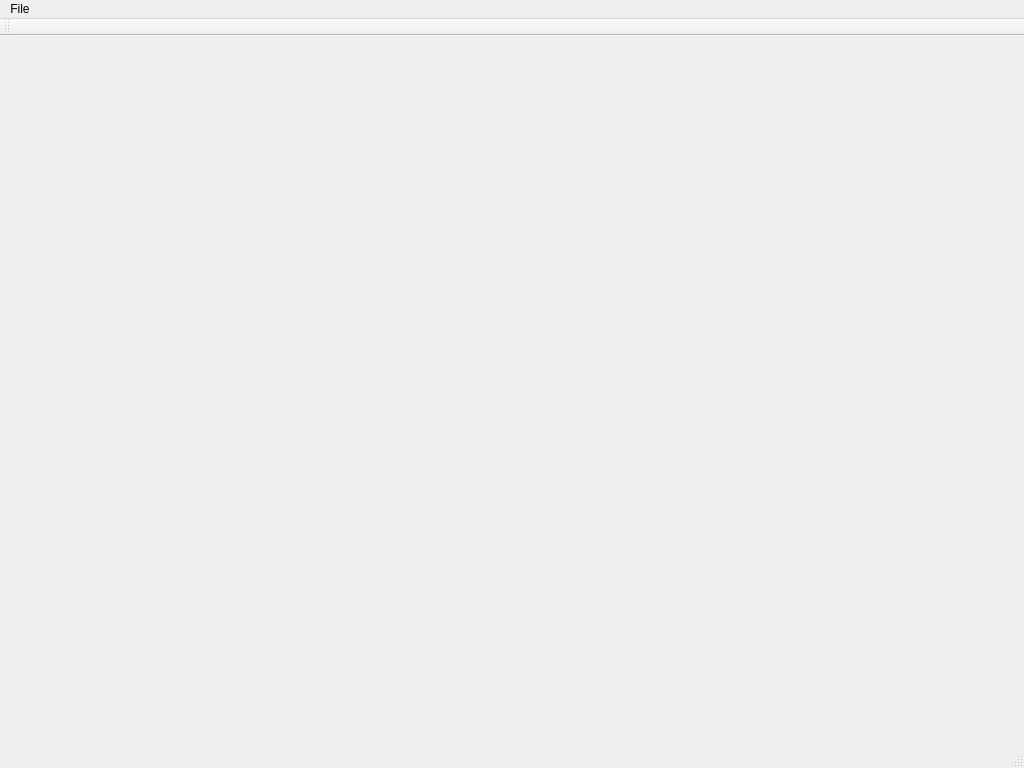
<?xml version="1.0" encoding="UTF-8"?>
<ui version="4.0">
 <class>wvs_main_window</class>
 <widget class="QMainWindow" name="wvs_main_window">
  <property name="geometry">
   <rect>
    <x>0</x>
    <y>0</y>
    <width>1024</width>
    <height>768</height>
   </rect>
  </property>
  <property name="windowTitle">
   <string>wvs_main_window</string>
  </property>
  <widget class="QWidget" name="centralWidget">
   <layout class="QGridLayout" name="gridLayout">
    <item row="0" column="0">
     <widget class="GLContainer" name="widget" native="true"/>
    </item>
   </layout>
  </widget>
  <widget class="QMenuBar" name="menuBar">
   <property name="geometry">
    <rect>
     <x>0</x>
     <y>0</y>
     <width>1024</width>
     <height>25</height>
    </rect>
   </property>
   <widget class="QMenu" name="menuFile">
    <property name="title">
     <string>File</string>
    </property>
    <addaction name="actionOpen"/>
   </widget>
   <addaction name="menuFile"/>
  </widget>
  <widget class="QToolBar" name="mainToolBar">
   <attribute name="toolBarArea">
    <enum>TopToolBarArea</enum>
   </attribute>
   <attribute name="toolBarBreak">
    <bool>false</bool>
   </attribute>
  </widget>
  <widget class="QStatusBar" name="statusBar"/>
  <action name="actionOpen">
   <property name="text">
    <string>Open</string>
   </property>
  </action>
 </widget>
 <layoutdefault spacing="6" margin="11"/>
 <customwidgets>
  <customwidget>
   <class>GLContainer</class>
   <extends>QWidget</extends>
   <header>GLContainer.h</header>
   <container>1</container>
  </customwidget>
 </customwidgets>
 <resources/>
 <connections/>
</ui>
